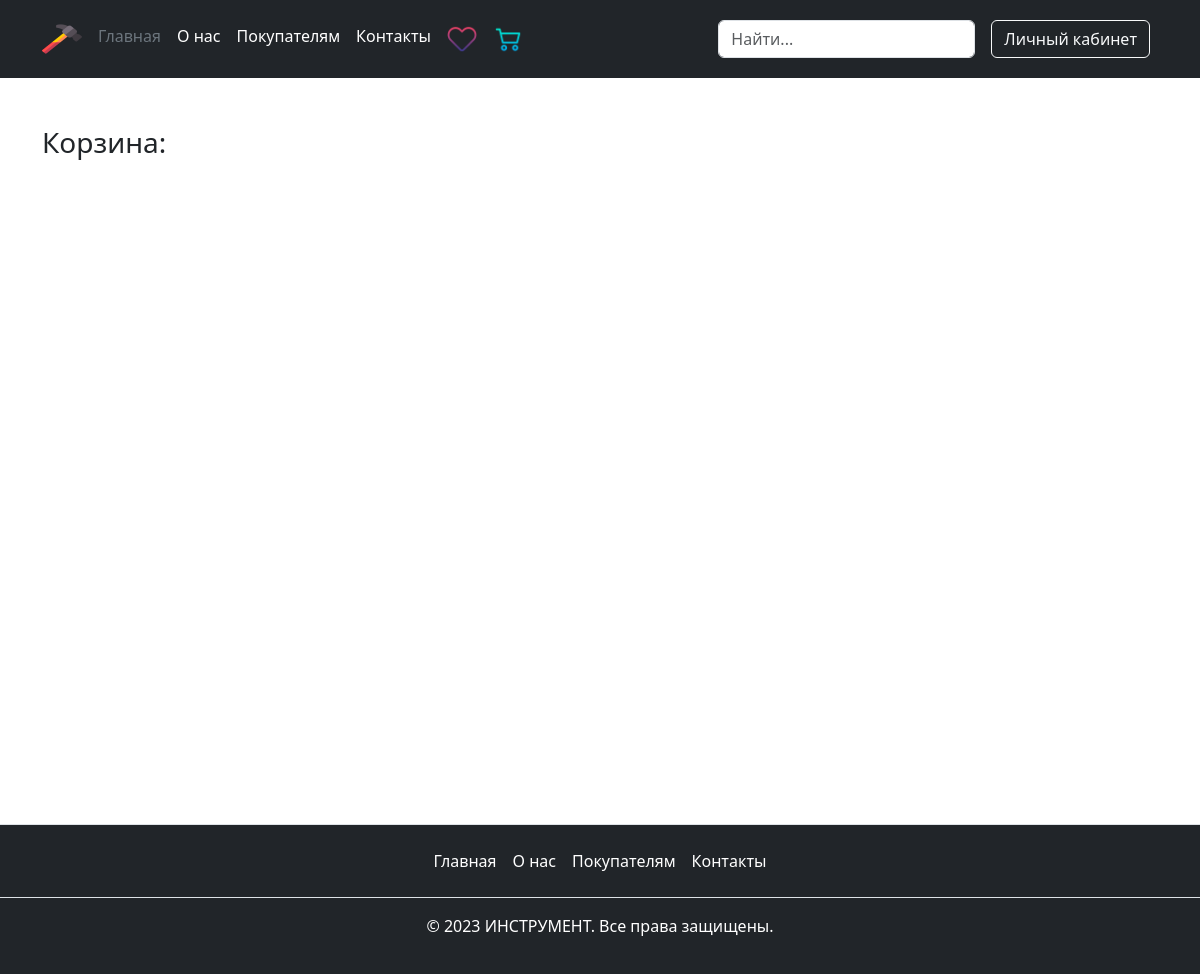
/cart_view/eugene/ (signed in), run on an earlier commit of the app's database.
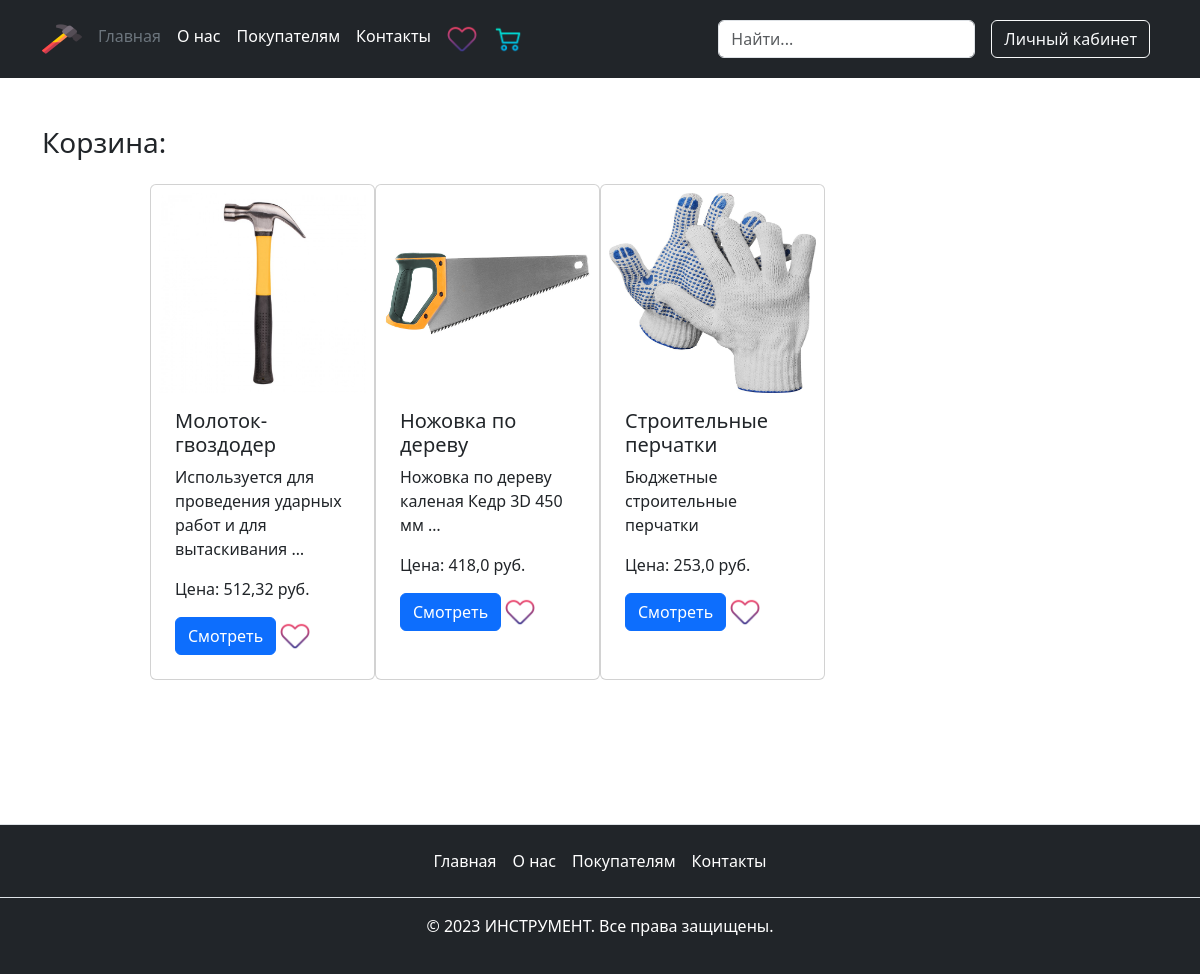
And on a later commit of the database.
### main/models.py (models this page shows, shortened)
class Published(models.Model):
    is_published = models.BooleanField(
        default=True,
        verbose_name='Опубликовано',
        help_text='Снимите галочку, чтобы скрыть публикацию.'
    )
    created_at = models.DateTimeField(
        verbose_name='Добавлено',
        auto_now_add=True
    )
    class Meta:
        abstract = True

class Product(Published):
    title = models.CharField(
        max_length=40,
        verbose_name='Название инструмента'
    )
    description = models.TextField(
        verbose_name='Описание инструмента'
    )
    parameters = models.TextField(
        verbose_name='Параметры инструмента'
    )
    category = models.ForeignKey(
        Category,
        on_delete=models.CASCADE,
        verbose_name='Категория',
        related_name='products_category'
    )
    product_type = models.ForeignKey(
        ProductType,
        on_delete=models.CASCADE,
        verbose_name='Тип продукта',
        related_name='products_type'
    )
    image = models.ImageField(
        upload_to='product/',
        null=True,
        blank=True,
        verbose_name='Фото инструмента'
    )
    pub_date = models.DateTimeField(
        verbose_name='Дата и время публикации',
        help_text='Если установить дату и время в будущем'
                  ' — можно делать отложенные публикации.'
    )
    price = models.FloatField(
        verbose_name='Цена',
        validators=[MinValueValidator(0)],
        help_text='Цена не может быть ниже нуля.',
        default=1
    )
    class Meta:
        verbose_name = 'инструмент'
        verbose_name_plural = 'Инструменты'
        ordering = ('pub_date',)

### main/views.py (the view)
class CartDetailView(
    LoginRequiredMixin,
    CartAndFavViewMixin,
    DetailView
):
    template_name = 'main/cart.html'
    def get_context_data(self, **kwargs):
        context = super().get_context_data(**kwargs)
        cart, created = Cart.objects.get_or_create(user=self.request.user)
        context['cart'] = cart
        return context

### templates/main/cart.html (shortened to what this page needs)
{% extends "base.html" %}
{% load static %}
{% block content %}
  <div class="container mt-5">
    <h3>Корзина:</h3>
  </div>
  <div class="container col-md-9">
    <div class="row">
        {% for product in cart.product.all %}
          <div class="card col-md-3 my-3 p-2">
            {% if product.image %}
              <img class="card-img-top" src="{{ product.image.url }}" alt="{{ product.title }}" width="120" height="200">
            {% else %}
              <img class="card-img-top" src="{% static 'images/no_img.png' %}" alt="{{ product.title }}" width="120" height="200">
            {% endif %}
            <div class="card-body">
              <h5 class="card-title">{{ product.title }}</h5>
              <p class="card-text">{{ product.description|truncatewords:8 }}</p>
              <p class="card-price">Цена: {{ product.price }} руб.</p>
              <a href="{% url 'main:product_detail' product.category.slug product.product_type.slug product.pk %}" class="btn btn-primary">
                Смотреть
              </a>
              <img src="{% static 'images/add_favorites.png' %}" width="30" height="30">
            </div>
          </div>
        {% endfor %}
    </div>
  </div>
{% endblock %}

What changed in the data, as far as the page shows it:
now on this page (row edited): Product: image (picture), title "Молоток-гвоздодер", description "Используется для проведения ударных работ и для вытаскивания …", price "512,32"
now on this page (row unchanged): Product: image (picture), title "Ножовка по дереву", description "Ножовка по дереву каленая Кедр 3D 450 мм …", price "418,0"
now on this page (row unchanged): Product: image (picture), title "Строительные перчатки", description "Бюджетные строительные перчатки", price "253,0"
